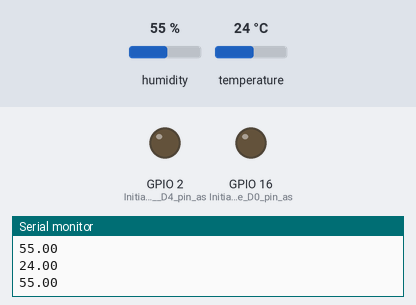
The sketch below on a simulated ESP8266 (NodeMCU). Shown: output pins drawn as LEDs (lit = HIGH), the last lines printed to the serial monitor. The test bench sets the inputs (shaded band); at power-on: humidity 55 %, temperature 24 °C. WiFi joins after 1.5 s; servers stay silent unless stated.

Above: at 3.2 s.
3.3 s: humidity set to 58 %
6.2 s: humidity set to 61 %
At 8.5 s:
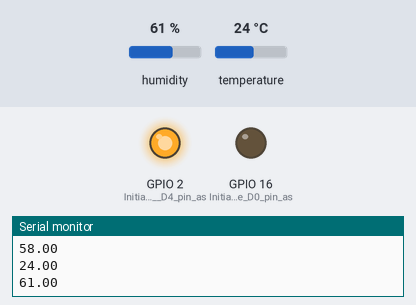
9.5 s: temperature set to 29.2 °C
12.2 s: temperature set to 30.5 °C
At 14.3 s:
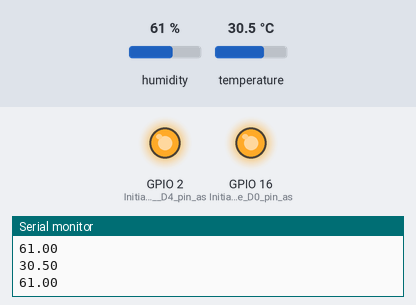
15.5 s: humidity set to 22 %
At 17.8 s:
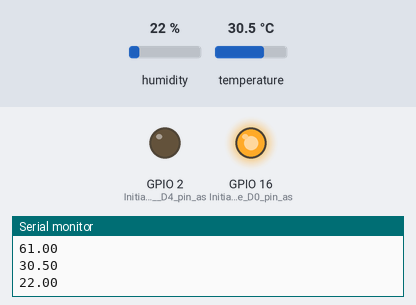
18.5 s: humidity set to 68 %
At 21.3 s:
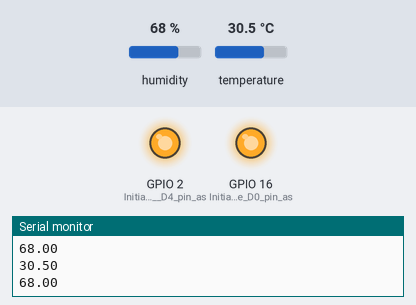
Timing chart, 0 to 22.5 s (numbered marks = the images above; inputs shaded):
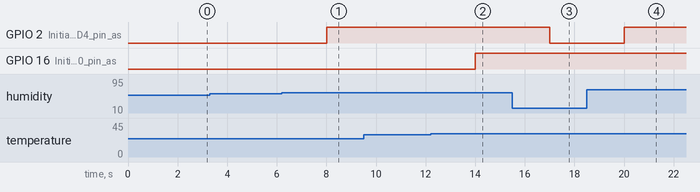

Measured:
- the behaviour switches between 59 and 60 % on humidity (found by bisection; images 0 and 1)
- the behaviour switches between 29.9 and 30 °C on temperature (found by bisection; images 1 and 2)
- after the input at 6.2 s, GPIO 2 (Initialize_the__D4_pin_as): LOW → HIGH after 1.8 s
- after the input at 12.2 s, GPIO 16 (Initialize_the_D0_pin_as): LOW → HIGH after 1.8 s
- after the input at 15.5 s, GPIO 2 (Initialize_the__D4_pin_as): HIGH → LOW after 1.5 s
- after the input at 18.5 s, GPIO 2 (Initialize_the__D4_pin_as): LOW → HIGH after 1.5 s

The sketch:

DHTWebsite.ino
```cpp
/*********
  Rui Santos
  Complete project details at https://randomnerdtutorials.com/esp8266-dht11dht22-temperature-and-humidity-web-server-with-arduino-ide/
*********/

// Import required libraries
#include <Arduino.h>
#include <ESP8266WiFi.h>
#include <Hash.h>
#include <ESPAsyncTCP.h>
#include <ESPAsyncWebServer.h>
#include <Adafruit_Sensor.h>
#include <DHT.h>

// Replace with your network credentials
const char* ssid = "Kviknet-9C84";
const char* password = "H47RNI4T2LC7N2";

#define DHTPIN 14     // Digital pin connected to the DHT sensor

// Uncomment the type of sensor in use:
//#define DHTTYPE    DHT11     // DHT 11
#define DHTTYPE    DHT22     // DHT 22 (AM2302)
//#define DHTTYPE    DHT21     // DHT 21 (AM2301)

DHT dht(DHTPIN, DHTTYPE);

// current temperature & humidity, updated in loop()
float t = 0.0;
float h = 0.0;

// Create AsyncWebServer object on port 80
AsyncWebServer server(80);

// Generally, you should use "unsigned long" for variables that hold time
// The value will quickly become too large for an int to store
unsigned long previousMillis = 0;    // will store last time DHT was updated

// Updates DHT readings every 10 seconds
const long interval = 1000;

const char index_html[] PROGMEM = R"rawliteral(
<!DOCTYPE HTML><html>
<head>
  <meta name="viewport" content="width=device-width, initial-scale=1">
  <link rel="stylesheet" href="https://use.fontawesome.com/releases/v5.7.2/css/all.css" integrity="sha384-fnmOCqbTlWIlj8LyTjo7mOUStjsKC4pOpQbqyi7RrhN7udi9RwhKkMHpvLbHG9Sr" crossorigin="anonymous">
  <style>
    html {
     font-family: Arial;
     display: inline-block;
     margin: 0px auto;
     text-align: center;
    }
    h2 { font-size: 3.0rem; }
    p { font-size: 3.0rem; }
    .units { font-size: 1.2rem; }
    .dht-labels{
      font-size: 1.5rem;
      vertical-align:middle;
      padding-bottom: 15px;
    }
  </style>
</head>
<body>
  <h2>ESP8266 DHT Server</h2>
  <p>
    <i class="fas fa-thermometer-half" style="color:#059e8a;"></i>
    <span class="dht-labels">Temperature</span>
    <span id="temperature">%TEMPERATURE%</span>
    <sup class="units">&deg;C</sup>
  </p>
  <p>
    <i class="fas fa-tint" style="color:#00add6;"></i>
    <span class="dht-labels">Humidity</span>
    <span id="humidity">%HUMIDITY%</span>
    <sup class="units">%</sup>
  </p>
</body>
<script>
setInterval(function ( ) {
  var xhttp = new XMLHttpRequest();
  xhttp.onreadystatechange = function() {
    if (this.readyState == 4 && this.status == 200) {
      document.getElementById("temperature").innerHTML = this.responseText;
    }
  };
  xhttp.open("GET", "/temperature", true);
  xhttp.send();
}, 1000 ) ; //Set refresh rate

setInterval(function ( ) {
  var xhttp = new XMLHttpRequest();
  xhttp.onreadystatechange = function() {
    if (this.readyState == 4 && this.status == 200) {
      document.getElementById("humidity").innerHTML = this.responseText;
    }
  };
  xhttp.open("GET", "/humidity", true);
  xhttp.send();
}, 1000 ) ; //Set refresh rate
</script>
</html>)rawliteral";

// Replaces placeholder with DHT values
String processor(const String& var){
  //Serial.println(var);
  if(var == "TEMPERATURE"){
    return String(t);
  }
  else if(var == "HUMIDITY"){
    return String(h);
  }
  return String();
}

void setup(){
  pinMode(16, OUTPUT);     // Initialize the D0 pin as an output - Temperature LED
  pinMode(2, OUTPUT);     // Initialize the  D4 pin as an output - Humidity LED
  // Serial port for debugging purposes
  Serial.begin(115200);
  dht.begin();

  // Connect to Wi-Fi
  WiFi.begin(ssid, password);
  Serial.println("Connecting to WiFi");
  while (WiFi.status() != WL_CONNECTED) {
    delay(1000);
    Serial.println(".");
  }

  // Print ESP8266 Local IP Address
  Serial.println(WiFi.localIP());

  // Route for root / web page
  server.on("/", HTTP_GET, [](AsyncWebServerRequest *request){
    request->send_P(200, "text/html", index_html, processor);
  });
  server.on("/temperature", HTTP_GET, [](AsyncWebServerRequest *request){
    request->send_P(200, "text/plain", String(t).c_str());
  });
  server.on("/humidity", HTTP_GET, [](AsyncWebServerRequest *request){
    request->send_P(200, "text/plain", String(h).c_str());
  });

  // Start server
  server.begin();
}

void loop(){
  unsigned long currentMillis = millis();
  if (currentMillis - previousMillis >= interval) {
    // save the last time you updated the DHT values
    previousMillis = currentMillis;
    // Read temperature as Celsius (the default)
    float newT = dht.readTemperature();
    // Read temperature as Fahrenheit (isFahrenheit = true)
    //float newT = dht.readTemperature(true);
    // if temperature read failed, don't change t value
    if (isnan(newT)) {
      Serial.println("Failed to read from DHT sensor!");
    }
    else {
      t = newT;
      Serial.println(t);
    }
    // Read Humidity
    float newH = dht.readHumidity();
    // if humidity read failed, don't change h value
    if (isnan(newH)) {
      Serial.println("Failed to read from DHT sensor!");
    }
    else {
      h = newH;
      Serial.println(h);
    }
  }
  if (h >= 60){
    digitalWrite(2, HIGH);
  }
  else{
    digitalWrite(2, LOW);
  }

  if (t >= 30){
    digitalWrite(16, HIGH);
  }
  else{
    digitalWrite(16, LOW);
  }
  }
```
